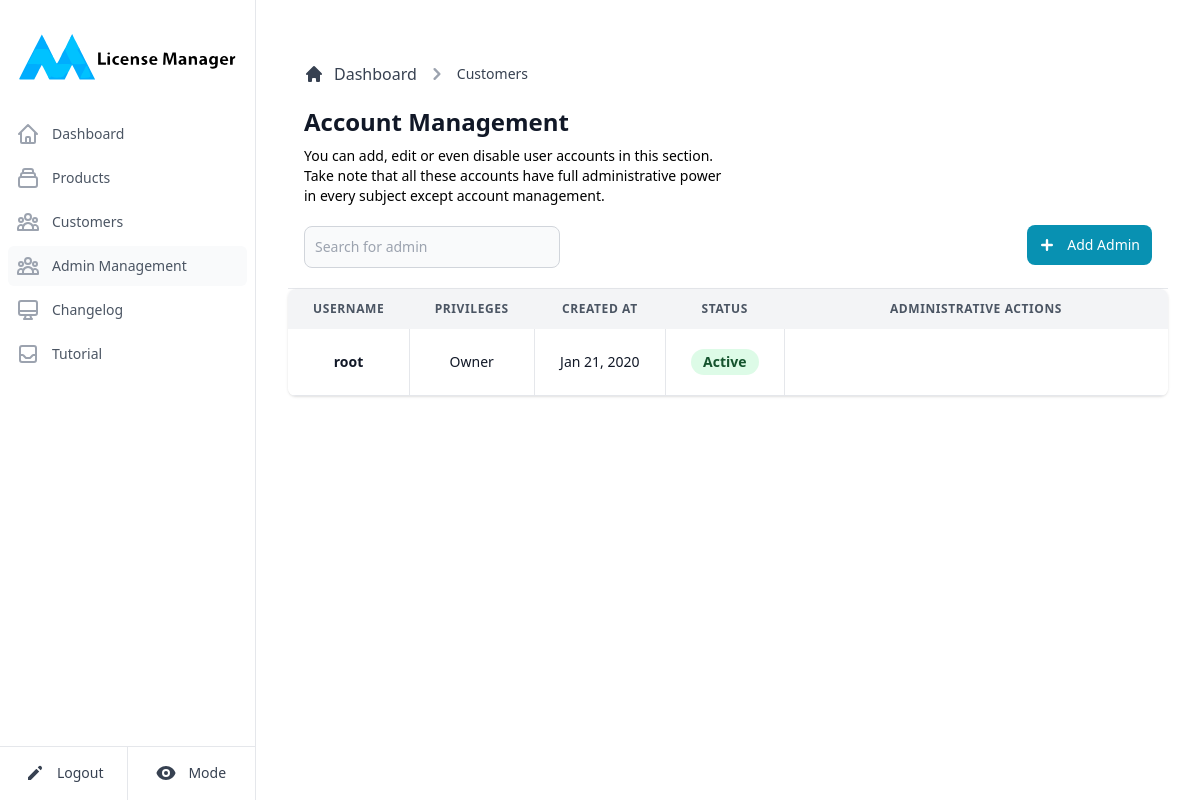
The page /admins (signed in) on the database as committed earlier.
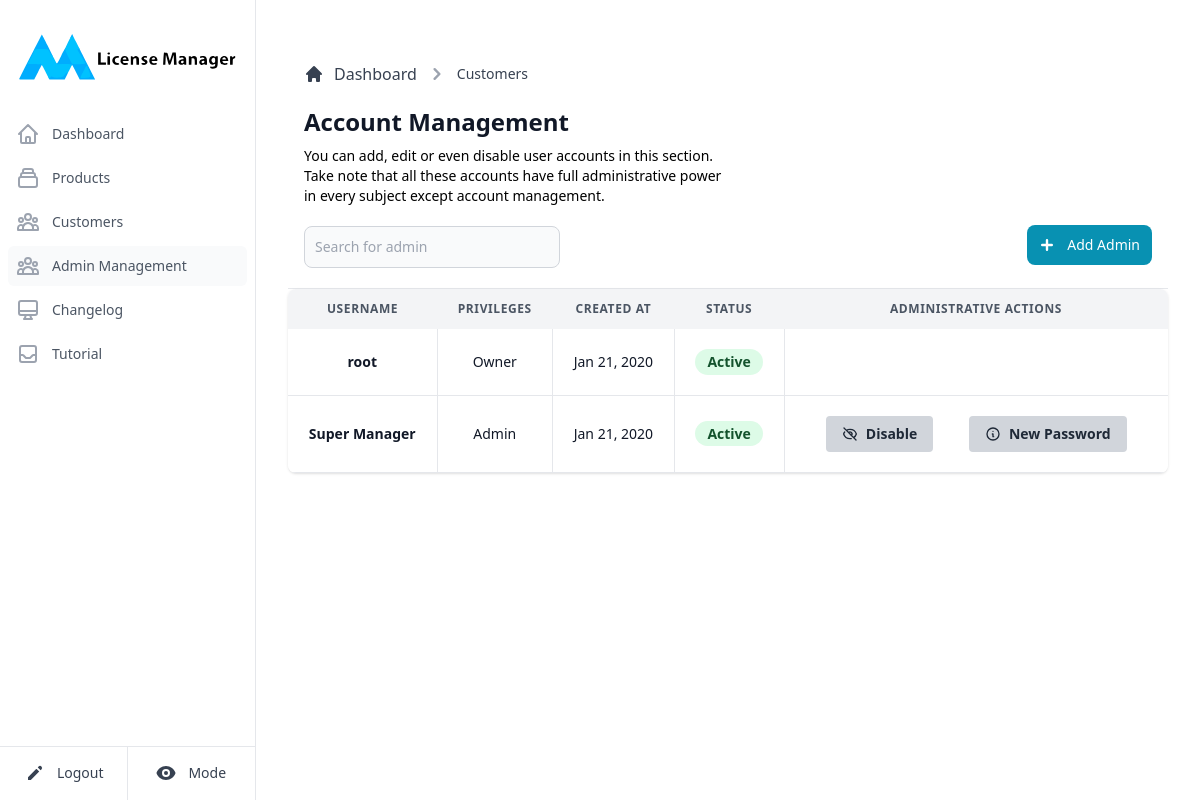
The same page on the database as committed later.
### bin/models.py (models this page shows)
class User(UserMixin, db.Model):
    __tablename__ = "user"
    id = db.Column( db.Integer, primary_key=True )
    email = db.Column( db.String(100), unique=True )
    password = db.Column( db.String(150) )
    name = db.Column( db.String(100), unique=True )
    owner = db.Column( db.Boolean, default = False )
    disabled = db.Column( db.Boolean, default = False )
    timestamp = db.Column( db.Integer, nullable = False )
    changelogs = db.relationship('Changelog', cascade='all,delete', backref='user')

### bin/main.py (the view)
@main.route('/admins')
@login_required
def adminsDisplay():
    return AdminHandler.displayAdminPage()

### bin/databaseAPI.py (called while the page is built)
def obtainUser(username):
    if(username == '_ALL_'):
        return User.query.all()
    return User.query.filter_by(name = username).first()

### bin/handlers/admins.py (called while the page is built)
def displayAdminPage():
    userList = DBAPI.obtainUser('_ALL_')
    return render_template('users.html', users = userList, mode = request.cookies.get('mode'))

### bin/templates/users.html (shortened to what this page needs)
{% extends "base.html" %}
{% block fourth %}text-gray-600 bg-gray-50 dark:bg-gray-700{% endblock %}
{% block content %}
<main>
    <div class="p-4 bg-white block sm:flex items-center justify-between border-b border-gray-200 lg:mt-1.5 dark:bg-slate-900 dark:border-slate-700">
        <div class="mb-1 w-full">
           <div class="mb-4">
              <nav class="flex mb-5" aria-label="Breadcrumb">
                <ol class="inline-flex items-center space-x-1 md:space-x-2">
                    <li class="inline-flex items-center">
                      <a href="#" class="text-gray-700 hover:text-gray-900 inline-flex items-center dark:text-slate-300 dark:hover:text-slate-500">
                          <svg class="w-5 h-5 mr-2.5" fill="currentColor" viewBox="0 0 20 20" xmlns="http://www.w3.org/2000/svg">
                            <path d="M10.707 2.293a1 1 0 00-1.414 0l-7 7a1 1 0 001.414 1.414L4 10.414V17a1 1 0 001 1h2a1 1 0 001-1v-2a1 1 0 011-1h2a1 1 0 011 1v2a1 1 0 001 1h2a1 1 0 001-1v-6.586l.293.293a1 1 0 001.414-1.414l-7-7z"></path>
                          </svg>
                          Dashboard
                      </a>
                    </li>
                    <li>
                      <div class="flex items-center">
                          <svg class="w-6 h-6 text-gray-400" fill="currentColor" viewBox="0 0 20 20" xmlns="http://www.w3.org/2000/svg">
                            <path fill-rule="evenodd" d="M7.293 14.707a1 1 0 010-1.414L10.586 10 7.293 6.707a1 1 0 011.414-1.414l4 4a1 1 0 010 1.414l-4 4a1 1 0 01-1.414 0z" clip-rule="evenodd"></path>
                          </svg>
                          <a href="#" class="text-gray-700 hover:text-gray-900 ml-1 md:ml-2 text-sm font-medium dark:text-slate-300 dark:hover:text-slate-500">Customers</a>
                      </div>
                    </li>
                </ol>
              </nav>
              <h1 class="text-xl sm:text-2xl font-semibold text-gray-900 dark:text-gray-100">Account Management</h1>
              <h4 class="w-1/2 text-sm mt-2 dark:text-gray-400">You can add, edit or even disable user accounts in this section. Take note that all these accounts have full administrative power in every subject except account management.</h4>
           </div>
           <div class="block sm:flex items-center">
              <form class="sm:pr-3 mb-4 sm:mb-0" action="#" method="GET">
                 <div class="mt-1 relative sm:w-64 xl:w-96">
                    <input type="text" id="admins-search" class="dark:bg-gray-700 dark:border-gray-600 dark:placeholder-gray-400 dark:text-white dark:focus:ring-blue-500 dark:focus:border-blue-500 bg-gray-50 border border-gray-300 text-gray-900 sm:text-sm rounded-lg focus:ring-cyan-600 focus:border-cyan-600 block w-full p-2.5" placeholder="Search for admin">
                 </div>
              </form>
              <div class="flex items-center sm:justify-end w-full">
                <button type="button" data-modal-toggle="creation-modal" class="text-white bg-cyan-600 hover:bg-cyan-700 focus:ring-4 focus:ring-cyan-200 font-medium inline-flex items-center rounded-lg text-sm px-3 py-2 text-center sm:ml-auto dark:bg-sky-500 dark:hover:bg-sky-400 transition-all duration-300">
                    <svg class="-ml-1 mr-2 h-6 w-6" fill="currentColor" viewBox="0 0 20 20" xmlns="http://www.w3.org/2000/svg">
                      <path fill-rule="evenodd" d="M10 5a1 1 0 011 1v3h3a1 1 0 110 2h-3v3a1 1 0 11-2 0v-3H6a1 1 0 110-2h3V6a1 1 0 011-1z" clip-rule="evenodd"></path>
                    </svg>
                    Add Admin
                </button>
              </div>
           </div>
        </div>
    </div>
    <div class="inline-block min-w-full shadow rounded-lg overflow-hidden">
        <table class="min-w-full leading-normal">
            <thead>
                <tr>
                    <th class="px-5 py-3 bg-gray-100 dark:bg-slate-800 dark:text-gray-100 text-left text-xs font-semibold text-gray-600 uppercase tracking-wider text-center">
                        Username
                    </th>
                    <th class="px-5 py-3 bg-gray-100 dark:bg-slate-800 dark:text-gray-100 text-left text-xs font-semibold text-gray-600 uppercase tracking-wider text-center">
                        Privileges
                    </th>
                    <th class="px-5 py-3 bg-gray-100 dark:bg-slate-800 dark:text-gray-100 text-left text-xs font-semibold text-gray-600 uppercase tracking-wider text-center">
                        Created at
                    </th>
                    <th class="px-5 py-3 bg-gray-100 dark:bg-slate-800 dark:text-gray-100 text-left text-xs font-semibold text-gray-600 uppercase tracking-wider text-center">
                        Status
                    </th>
                    <th class="px-5 py-3 bg-gray-100 dark:bg-slate-800 dark:text-gray-100 text-left text-xs font-semibold text-gray-600 uppercase tracking-wider text-center w-96">
                        Administrative Actions
                    </th>
                </tr>
            </thead>
            <tbody>
                {% for user in users %}
                    <tr>
                        <td class="px-5 py-5 border-b border-gray-200 bg-white dark:bg-slate-700 dark:border-slate-500 text-sm text-center">
                            <p class="admin-name text-gray-900 whitespace-no-wrap font-bold dark:text-gray-300">{{user.name}}</p>
                        </td>
                        <td class="px-5 py-5 border-b border-l border-gray-200 bg-white dark:bg-slate-700 dark:border-slate-500 text-sm text-center">
                            {% if user.owner %}
                                <p class="text-gray-900 whitespace-no-wrap dark:text-gray-300">Owner</p>
                            {% else %}
                                <p class="text-gray-900 whitespace-no-wrap dark:text-gray-300">Admin</p>
                            {% endif %}
                        </td>
                        <td class="px-5 py-5 border-b border-l border-gray-200 bg-white dark:bg-slate-700 dark:border-slate-500 text-sm text-center">
                            <p class="text-gray-900 whitespace-no-wrap dark:text-gray-300">
                                Jan 21, 2020
                            </p>
                        </td>
                        <td class="px-5 py-5 border-b border-l border-gray-200 bg-white dark:bg-slate-700 dark:border-slate-500 text-sm text-center">
                            {% if user.disabled %}
                                <span class="relative inline-block px-3 py-1 font-semibold text-orange-900 leading-tight">
                                    <span aria-hidden="" class="absolute inset-0 bg-orange-200 opacity-50 rounded-full dark:opacity-100"></span>
                                    <span class="relative">Disabled</span>
                                </span>
                            {% else %}
                                <span class="relative inline-block px-3 py-1 font-semibold text-green-900 leading-tight">
                                    <span aria-hidden="" class="absolute inset-0 bg-green-200 opacity-50 rounded-full dark:opacity-100"></span>
                                    <span class="relative">Active</span>
                                </span>
                            {% endif %}
                        </td>
                        <td class="px-5 py-5 border-b border-l border-gray-200 bg-white dark:bg-slate-700 dark:border-slate-500 text-sm text-center w-100">
                            {% if not user.owner %}
                                <div userid="{{user.id}}" username="{{user.name}}" deactivated="{{user.disabled}}">
                                    {% if user.disabled %}
                                        <button class="action-apply bg-gray-300 hover:bg-gray-400 text-gray-800 font-bold py-2 px-4 rounded inline-flex items-center mx-4" data-modal-toggle="confirmation-modal">
                                            <svg xmlns="http://www.w3.org/2000/svg" class="h-4 w-4 mr-2" fill="none" viewBox="0 0 24 24" stroke="currentColor" stroke-width="2"><path stroke-linecap="round" stroke-linejoin="round" d="M13.875 18.825A10.05 10.05 0 0112 19c-4.478 0-8.268-2.943-9.543-7a9.97 9.97 0 011.563-3.029m5.858.908a3 3 0 114.243 4.243M9.878 9.878l4.242 4.242M9.88 9.88l-3.29-3.29m7.532 7.532l3.29 3.29M3 3l3.59 3.59m0 0A9.953 9.953 0 0112 5c4.478 0 8.268 2.943 9.543 7a10.025 10.025 0 01-4.132 5.411m0 0L21 21" /></svg>
                                            <span>Enable</span>
                                        </button>
                                    {% else %}
                                        <button class="action-apply bg-gray-300 hover:bg-gray-400 text-gray-800 font-bold py-2 px-4 rounded inline-flex items-center mx-4" data-modal-toggle="confirmation-modal">
                                            <span>Disable</span>
                                        </button>
                                    {% endif %}
                                    <button class="action-apply bg-gray-300 hover:bg-gray-400 text-gray-800 font-bold py-2 px-4 rounded inline-flex items-center mx-4" data-modal-toggle="confirmation-modal">
                                        <svg xmlns="http://www.w3.org/2000/svg" class="h-4 w-4 mr-2" fill="none" viewBox="0 0 24 24" stroke="currentColor" stroke-width="2"><path stroke-linecap="round" stroke-linejoin="round" d="M13 16h-1v-4h-1m1-4h.01M21 12a9 9 0 11-18 0 9 9 0 0118 0z" /></svg>
                                        <span>New Password</span>
                                    </button>
                                </div>
                            {% endif %}
                        </td>
                    </tr>
                {% endfor %}
            </tbody>
        </table>
    </div>
</main>
{% endblock %}

### bin/templates/base.html (shortened to what this page needs)
<!doctype html>
{% if mode is defined and mode == 'NIGHT' %}
<html lang="en" class="h-full dark">
{% else %}
<html lang="en" class="h-full">
{% endif %}
	<head>
		<link href="{{ url_for('static', filename='style.css') }}" rel="stylesheet">
		<script src="{{ url_for('static', filename='tailwind.js') }}"></script>
        <link rel="stylesheet" href="{{ url_for('static', filename='flowbite.min.css') }}" />
	</head>
	<body class="h-full dark:bg-slate-900">
		<div>
			<div class="hidden md:flex md:w-64 md:flex-col md:fixed md:inset-y-0">
			  <div class="flex-1 flex flex-col min-h-0 border-r border-gray-200 bg-white dark:bg-slate-900 dark:border-slate-700">
				<div class="flex-1 flex flex-col pt-5 pb-4 overflow-y-auto">
				  	<div class="flex items-center flex-shrink-0 px-4">
						<img class="w-full" src="{{ url_for('static', filename='logoComplete.svg') }}" alt="Workflow">
				  	</div>
				  <nav class="mt-5 flex-1 px-2 bg-white space-y-1 dark:bg-slate-900">
					<a href="{{ url_for('main.cpanel') }}" class="{% block first %}text-gray-600 hover:bg-gray-50{% endblock %} hover:text-gray-900 group flex items-center px-2 py-2 text-sm font-medium rounded-md dark:text-white dark:hover:bg-gray-700">
						Dashboard
					</a>
					<a href="{{ url_for('main.products') }}" class="{% block second %}text-gray-600 hover:bg-gray-50{% endblock %} hover:text-gray-900 group flex items-center px-2 py-2 text-sm font-medium rounded-md dark:text-white dark:hover:bg-gray-700">
						Products
					</a>
					<a href="{{ url_for('main.customers') }}" class="{% block third %}text-gray-600 hover:bg-gray-50{% endblock %} hover:text-gray-900 group flex items-center px-2 py-2 text-sm font-medium rounded-md dark:text-white dark:hover:bg-gray-700">
						Customers
					</a>
					{% if current_user.owner %}
					<a href="{{ url_for('main.adminsDisplay') }}" class="{% block fourth %}text-gray-600 hover:bg-gray-50{% endblock %} hover:text-gray-900 group flex items-center px-2 py-2 text-sm font-medium rounded-md dark:text-white dark:hover:bg-gray-700">
						Admin Management
					</a>
					{% endif %}
					<a href="{{ url_for('main.changelog') }}" class="{% block fifth %}text-gray-600 hover:bg-gray-50{% endblock %} hover:text-gray-900 group flex items-center px-2 py-2 text-sm font-medium rounded-md dark:text-white dark:hover:bg-gray-700">
						Changelog
					</a>
					<a href="{{ url_for('main.tutorial') }}" class="{% block sixth %}text-gray-600 hover:bg-gray-50{% endblock %} hover:text-gray-900 group flex items-center px-2 py-2 text-sm font-medium rounded-md dark:text-white dark:hover:bg-gray-700">
						Tutorial
					</a>
				  </nav>
				</div>
				<div class="border-t dark:border-slate-700">
					<div class="-mt-px flex divide-x divide-gray-200 dark:divide-slate-800">
					   <div class="w-0 flex-1 flex">
							<a href="{{ url_for('auth.logout') }}" class="relative -mr-px w-0 flex-1 inline-flex items-center justify-center py-4 text-sm text-gray-700 font-medium border border-transparent rounded-bl-lg hover:text-gray-500 dark:text-slate-400 dark:hover:text-slate-100">
								<svg xmlns="http://www.w3.org/2000/svg" class="h-5 w-5" viewBox="0 0 20 20" fill="currentColor">
									<path d="M13.586 3.586a2 2 0 112.828 2.828l-.793.793-2.828-2.828.793-.793zM11.379 5.793L3 14.172V17h2.828l8.38-8.379-2.83-2.828z"></path>
								</svg>
								<span class="ml-3">Logout</span>
							</a>
					   </div>
					   <div class="-ml-px w-0 flex-1 flex">
					   <button id="themeApplier" class="relative w-0 flex-1 inline-flex items-center justify-center py-4 text-sm text-gray-700 font-medium border border-transparent rounded-br-lg hover:text-gray-500 dark:text-slate-400 dark:hover:text-slate-100">
						  <span class="ml-3">Mode</span>
						</button>
					   </div>
					</div>
				</div>
			  </div>
			</div>
			<div class="md:pl-64 flex flex-col flex-1 dark:bg-slate-900">
                <main class="flex-1">
                    <div class="py-6">
                        <div class="mx-auto px-4 sm:px-6 md:px-8">
                            <div class="py-4">
                                <div class="mx-auto w-full h-96 h-fit">
                                    {% block content %}{% endblock %}
                                </div>
                            </div>
                        </div>
                    </div>
                </main>
            </div>
        </div>
    </body>
</html>

Rows that differ between the two databases and show on the page:
added User: name "Super Manager", owner "Admin", disabled False (drawn)
